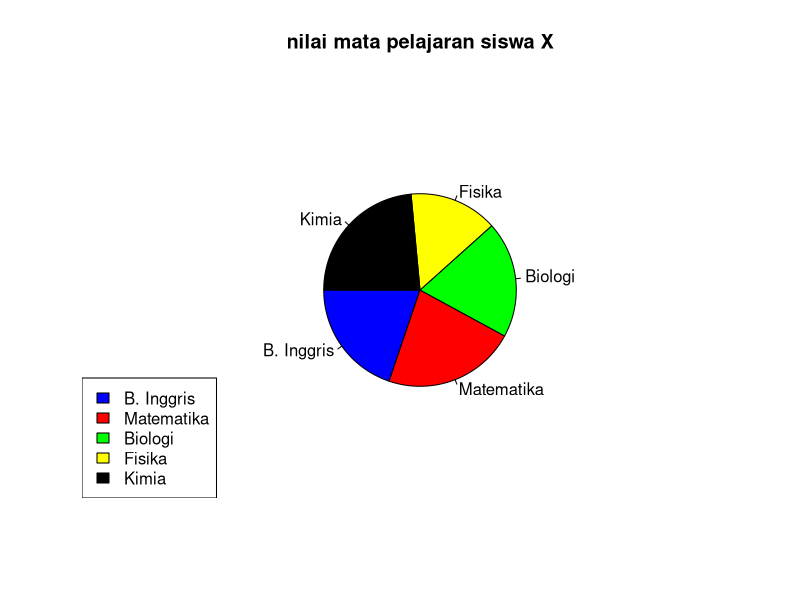

Generate this figure with R:
vektor_value_nilai_siswa <- c(80, 90, 79, 60, 95)
vektor_label_nilai_siswa <- c("B. Inggris",
  "Matematika",
  "Biologi",
  "Fisika",
  "Kimia"
)
colors <- c("blue", "red", "green", "yellow", "black")
pie(vektor_value_nilai_siswa, vektor_label_nilai_siswa,
  main = "nilai mata pelajaran siswa X",
  col = colors,
  radius = -0.5
)

legend("bottomleft", vektor_label_nilai_siswa, fill = colors)
#Legenda adalah bagian keterangan pada setiap graphs yang ada.
#Biasanya ini dipakai untuk pie charts.